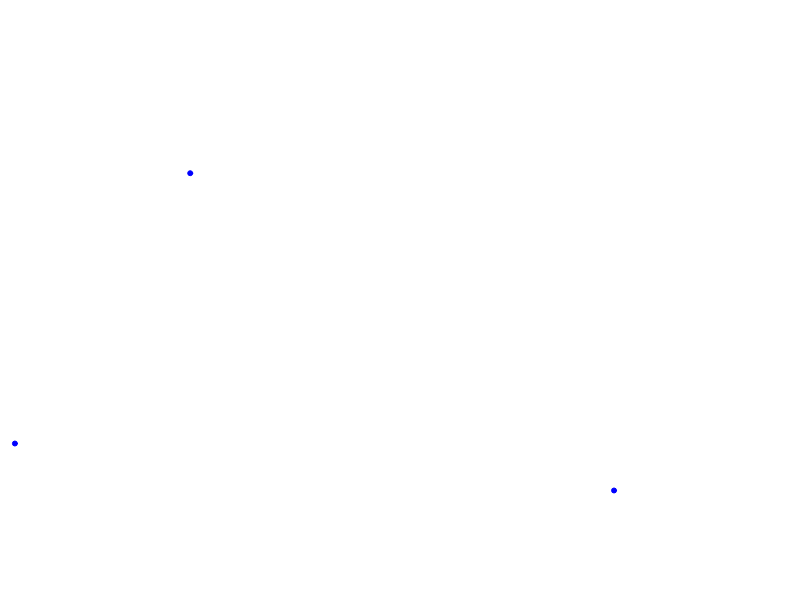
Frame 1 (no input)
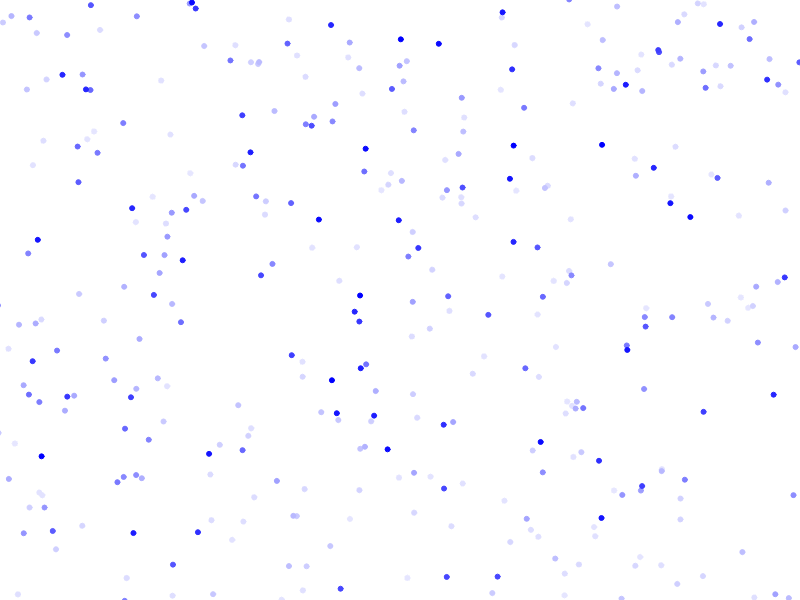
Frame 60 (no input)
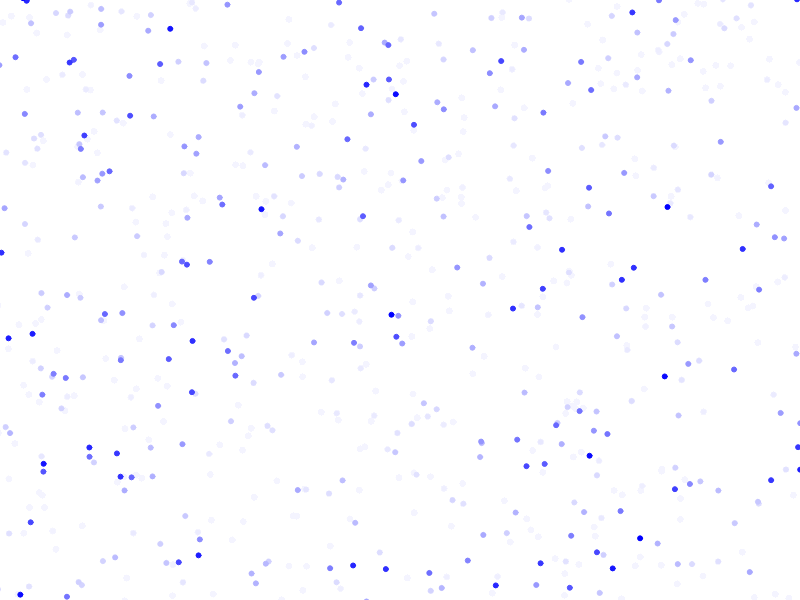
Frame 120 (the mouse pressed at the canvas centre since frame 60)

The p5.js sketch that drew these frames (run headless with seeded random() and noise() and a simulated clock; from frame 60 on, the mouse is pressed at the canvas centre):

// p5.js sketch
// ── sketch.js
var x = 0;
var y = 0;

var sprayrange = 800;

function setup() {
  createCanvas(800, 600);
  background(255); // one number 0-255 is dark to light
}

function draw() {

  background(255, 10); // luminosity and alpha
  
  var counter = 0;
  
  // fill up the whole screen every time:
  for(counter = 0;counter<100;counter = counter + 1)
  {

      fill('blue'); // red and green and 0 for blue
      stroke('blue') // just blue
      x = (random(-sprayrange, sprayrange)+random(-sprayrange, sprayrange)+random(-sprayrange, sprayrange)+random(-sprayrange, sprayrange)+random(-sprayrange, sprayrange));
      y = (random(-sprayrange, sprayrange)+random(-sprayrange, sprayrange)+random(-sprayrange, sprayrange)+random(-sprayrange, sprayrange)+random(-sprayrange, sprayrange));
      ellipse(x, y, 5, 5); // square

  }
  

}
